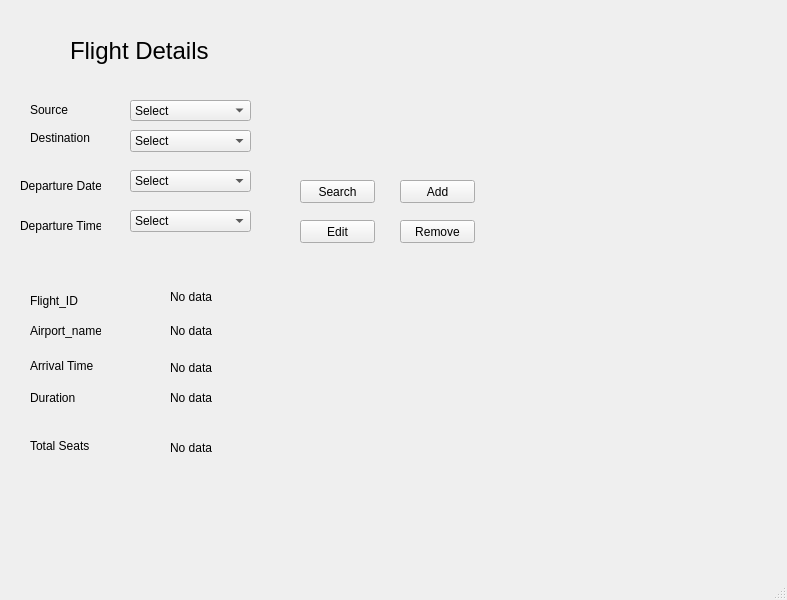
<?xml version="1.0" encoding="UTF-8"?>
<ui version="4.0">
 <class>Flights</class>
 <widget class="QMainWindow" name="Flights">
  <property name="geometry">
   <rect>
    <x>0</x>
    <y>0</y>
    <width>787</width>
    <height>600</height>
   </rect>
  </property>
  <property name="minimumSize">
   <size>
    <width>787</width>
    <height>600</height>
   </size>
  </property>
  <property name="maximumSize">
   <size>
    <width>787</width>
    <height>600</height>
   </size>
  </property>
  <property name="windowTitle">
   <string>Flights</string>
  </property>
  <widget class="QWidget" name="centralwidget">
   <widget class="QLabel" name="label_2">
    <property name="geometry">
     <rect>
      <x>70</x>
      <y>30</y>
      <width>211</width>
      <height>41</height>
     </rect>
    </property>
    <property name="font">
     <font>
      <pointsize>18</pointsize>
     </font>
    </property>
    <property name="text">
     <string>Flight Details</string>
    </property>
   </widget>
   <widget class="QLabel" name="label_3">
    <property name="geometry">
     <rect>
      <x>30</x>
      <y>320</y>
      <width>71</width>
      <height>21</height>
     </rect>
    </property>
    <property name="text">
     <string>Airport_name</string>
    </property>
   </widget>
   <widget class="QLabel" name="label_4">
    <property name="geometry">
     <rect>
      <x>30</x>
      <y>100</y>
      <width>81</width>
      <height>20</height>
     </rect>
    </property>
    <property name="text">
     <string>Source</string>
    </property>
   </widget>
   <widget class="QLabel" name="label_5">
    <property name="geometry">
     <rect>
      <x>30</x>
      <y>130</y>
      <width>111</width>
      <height>16</height>
     </rect>
    </property>
    <property name="text">
     <string>Destination</string>
    </property>
   </widget>
   <widget class="QLabel" name="label_6">
    <property name="geometry">
     <rect>
      <x>20</x>
      <y>210</y>
      <width>81</width>
      <height>31</height>
     </rect>
    </property>
    <property name="text">
     <string>Departure Time</string>
    </property>
   </widget>
   <widget class="QLabel" name="label_7">
    <property name="geometry">
     <rect>
      <x>30</x>
      <y>350</y>
      <width>101</width>
      <height>31</height>
     </rect>
    </property>
    <property name="text">
     <string>Arrival Time</string>
    </property>
   </widget>
   <widget class="QLabel" name="label_8">
    <property name="geometry">
     <rect>
      <x>30</x>
      <y>390</y>
      <width>71</width>
      <height>16</height>
     </rect>
    </property>
    <property name="text">
     <string>Duration</string>
    </property>
   </widget>
   <widget class="QLabel" name="label_9">
    <property name="geometry">
     <rect>
      <x>30</x>
      <y>430</y>
      <width>81</width>
      <height>31</height>
     </rect>
    </property>
    <property name="text">
     <string>Total Seats</string>
    </property>
   </widget>
   <widget class="QPushButton" name="pushButton_5">
    <property name="geometry">
     <rect>
      <x>300</x>
      <y>220</y>
      <width>75</width>
      <height>23</height>
     </rect>
    </property>
    <property name="text">
     <string>Edit</string>
    </property>
   </widget>
   <widget class="QComboBox" name="comboBox">
    <property name="geometry">
     <rect>
      <x>130</x>
      <y>100</y>
      <width>121</width>
      <height>21</height>
     </rect>
    </property>
    <item>
     <property name="text">
      <string>Select</string>
     </property>
    </item>
   </widget>
   <widget class="QComboBox" name="comboBox_2">
    <property name="geometry">
     <rect>
      <x>130</x>
      <y>130</y>
      <width>121</width>
      <height>22</height>
     </rect>
    </property>
    <item>
     <property name="text">
      <string>Select</string>
     </property>
    </item>
   </widget>
   <widget class="QLabel" name="label_airport_name">
    <property name="geometry">
     <rect>
      <x>170</x>
      <y>320</y>
      <width>81</width>
      <height>21</height>
     </rect>
    </property>
    <property name="text">
     <string>No data</string>
    </property>
   </widget>
   <widget class="QLabel" name="label_arrivalTime">
    <property name="geometry">
     <rect>
      <x>170</x>
      <y>360</y>
      <width>191</width>
      <height>16</height>
     </rect>
    </property>
    <property name="text">
     <string>No data</string>
    </property>
   </widget>
   <widget class="QLabel" name="label_duration">
    <property name="geometry">
     <rect>
      <x>170</x>
      <y>390</y>
      <width>171</width>
      <height>16</height>
     </rect>
    </property>
    <property name="text">
     <string>No data</string>
    </property>
   </widget>
   <widget class="QLabel" name="label_totalSeats">
    <property name="geometry">
     <rect>
      <x>170</x>
      <y>440</y>
      <width>61</width>
      <height>16</height>
     </rect>
    </property>
    <property name="text">
     <string>No data</string>
    </property>
   </widget>
   <widget class="QLabel" name="label">
    <property name="geometry">
     <rect>
      <x>30</x>
      <y>290</y>
      <width>71</width>
      <height>21</height>
     </rect>
    </property>
    <property name="text">
     <string>Flight_ID</string>
    </property>
   </widget>
   <widget class="QLabel" name="label_flight_ID">
    <property name="geometry">
     <rect>
      <x>170</x>
      <y>290</y>
      <width>47</width>
      <height>13</height>
     </rect>
    </property>
    <property name="text">
     <string>No data</string>
    </property>
   </widget>
   <widget class="QComboBox" name="comboBox_4">
    <property name="geometry">
     <rect>
      <x>130</x>
      <y>170</y>
      <width>121</width>
      <height>22</height>
     </rect>
    </property>
    <item>
     <property name="text">
      <string>Select</string>
     </property>
    </item>
   </widget>
   <widget class="QLabel" name="label_10">
    <property name="geometry">
     <rect>
      <x>20</x>
      <y>170</y>
      <width>81</width>
      <height>31</height>
     </rect>
    </property>
    <property name="text">
     <string>Departure Date</string>
    </property>
   </widget>
   <widget class="QComboBox" name="comboBox_3">
    <property name="geometry">
     <rect>
      <x>130</x>
      <y>210</y>
      <width>121</width>
      <height>22</height>
     </rect>
    </property>
    <item>
     <property name="text">
      <string>Select</string>
     </property>
    </item>
   </widget>
   <widget class="QPushButton" name="pushButton_2">
    <property name="geometry">
     <rect>
      <x>400</x>
      <y>180</y>
      <width>75</width>
      <height>23</height>
     </rect>
    </property>
    <property name="text">
     <string>Add</string>
    </property>
   </widget>
   <widget class="QPushButton" name="pushButton_3">
    <property name="geometry">
     <rect>
      <x>300</x>
      <y>180</y>
      <width>75</width>
      <height>23</height>
     </rect>
    </property>
    <property name="text">
     <string>Search</string>
    </property>
   </widget>
   <widget class="QPushButton" name="pushButton_4">
    <property name="geometry">
     <rect>
      <x>400</x>
      <y>220</y>
      <width>75</width>
      <height>23</height>
     </rect>
    </property>
    <property name="text">
     <string>Remove</string>
    </property>
   </widget>
  </widget>
  <widget class="QStatusBar" name="statusbar"/>
  <widget class="QMenuBar" name="menuBar">
   <property name="geometry">
    <rect>
     <x>0</x>
     <y>0</y>
     <width>787</width>
     <height>21</height>
    </rect>
   </property>
  </widget>
 </widget>
 <resources/>
 <connections/>
</ui>
